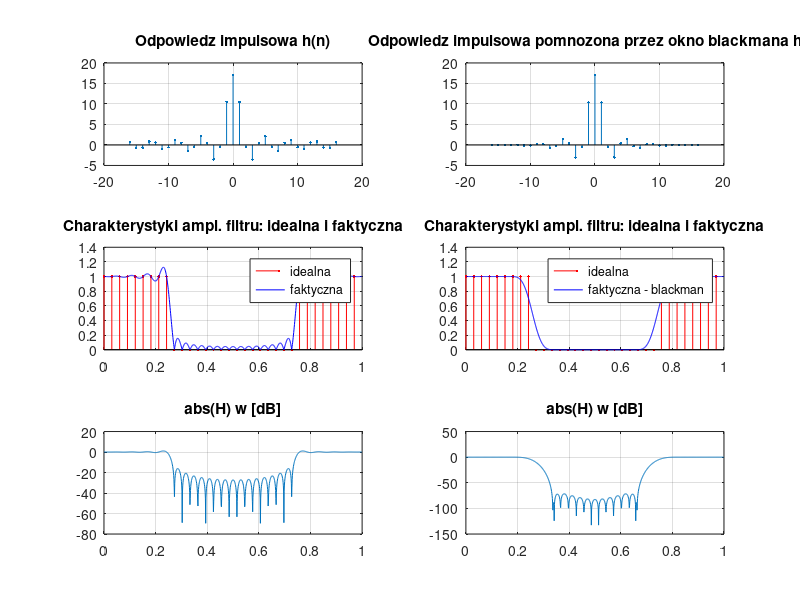

Reproduce this figure in MATLAB.
% projektowanie filtru cyfrowego FIR LP
% metoda probkowania w dziedziwnie czestotliwosci
% okno=0 -bez okna(okno prostokatne); okno=1 okno Blackmana
% zielisnki str 308
%% Zadanie domowe
%% wymnozyc h(n) przez okno blackmana i powtorzyc obliczenia
%% funkcji transmitancji dla zokienkowanej odp. impulsowej


%% zastosowanie funkcji okna dla odpowiedzi impulsowej
%%h=h.*blackman(N)';

clf; clear all; subplot(1,1,1)
N=33; % dlugosc odpowiedzi impulsowej
% odpowiedz impulsowa symetryczna - Typ I
okno=0; % bez okna czyli okno prostokatne
% okno=1

M=(N-1)/2;
M2=M/2;     % 0.25 rzedu filtru
z2=zeros(1,M2); j2=ones(1,M2);

% tworzenie charakterystyki czestotliwosciowej idealnego filtru FIR
  Ar=[1 j2 z2 z2 j2]; % czesc rzeczywista idealnej char. czestotliwosciowej
  Ai=zeros(1,N);      % czesc urojona
  A=Ar+j*Ai;          % zespolona funkcja transmitancji

 % obliczenie IDFT{A} ===>> h(n)
 n=0:(N-1);
 f=n/N;     % czestotliwosc unormowana
 h=zeros(1,N);
 for k=0:N-1
  % (n-M) - przesuniecie kolowe o M probek w prawo
  h=h+A(k+1)*exp(j*2*pi*k/N*(n-M));
 endfor
 
 subplot(3,2,1);
 stem((n-M),h,'.'); grid on;
 title("Odpowiedz impulsowa h(n)");
 
% ====== liczenie DFT z h(n)
NF=1000;  % liczba probek f transmitancji filtru
k=0:NF-1; % indeksy dla kolejnych czestotliwosci
fn=k/NF;

for k=0:NF-1
  H(k+1)=exp(-j*2*pi*k/NF*(n-N))*h';
endfor

% niedokladnosc float moze wytworzyc zamiast zespolonych zer liczby
% bardzo bliskie zeru, ale jak beda to nie da sie wykreslic
H=H/N;
Hx=real(H);

subplot(3,2,3);
stem(f,Ar,'r.'); grid on;
hold on;
plot(fn,abs(H),'b');
%plot(f,Ar,'r',fn,abs(H),'b'); grid on;
title('Charakterystyki ampl. filtru: idealna i faktyczna');
legend('idealna','faktyczna');

% transmitancja w skali decybelowej
subplot(3,2,5);
plot(fn,20*log10(abs(H))); grid on;
title('abs(H) w [dB]');

% =========== Sygnal z oknem blackmana =========== %
% odpowiedz impulsowa h(n) przemnozona przez okno blackmana
subplot(3,2,2);
h=h.*blackman(N)'; % Ten sam sygnal, tylko zokienkowany
stem((n-M),h,'.'); grid on;
title("Odpowiedz impulsowa pomnozona przez okno blackmana h(n)");

% Wyznaczenie transmitancji na nowo
H = [];
for k=0:NF-1
  H(k+1)=exp(-j*2*pi*k/NF*(n-N))*h';
endfor

% niedokladnosc float moze wytworzyc zamiast zespolonych zer liczby
% bardzo bliskie zeru, ale jak beda to nie da sie wykreslic
H=H/N;
Hx=real(H);

subplot(3,2,4);
stem(f,Ar,'r.'); grid on;
hold on;
plot(fn,abs(H),'b');
title('Charakterystyki ampl. filtru: idealna i faktyczna');
legend('idealna','faktyczna - blackman');

% Transmitancja w skali decybelowej
subplot(3,2,6);
plot(fn,20*log10(abs(H))); grid on;
title('abs(H) w [dB]');







